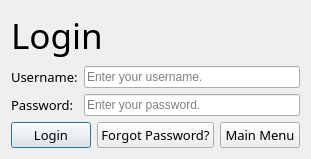
    <widget class="QWidget" name="login">
     <layout class="QGridLayout" name="gridLayout_2">
      <item row="1" column="0">
       <widget class="QLabel" name="log_entry_username_lbl">
        <property name="font">
         <font>
          <family>Segoe UI Light</family>
          <pointsize>10</pointsize>
         </font>
        </property>
        <property name="text">
         <string>Username:</string>
        </property>
       </widget>
      </item>
      <item row="1" column="1" colspan="3">
       <widget class="QLineEdit" name="log_username_line_edit">
        <property name="text">
         <string/>
        </property>
        <property name="placeholderText">
         <string>Enter your username.</string>
        </property>
        <property name="clearButtonEnabled">
         <bool>true</bool>
        </property>
       </widget>
      </item>
      <item row="2" column="0">
       <widget class="QLabel" name="log_entry_register_lbl">
        <property name="font">
         <font>
          <family>Segoe UI Light</family>
          <pointsize>10</pointsize>
         </font>
        </property>
        <property name="text">
         <string>Password:</string>
        </property>
       </widget>
      </item>
      <item row="2" column="1" colspan="3">
       <widget class="QLineEdit" name="log_password_line_edit">
        <property name="text">
         <string/>
        </property>
        <property name="echoMode">
         <enum>QLineEdit::Password</enum>
        </property>
        <property name="placeholderText">
         <string>Enter your password.</string>
        </property>
        <property name="clearButtonEnabled">
         <bool>true</bool>
        </property>
       </widget>
      </item>
      <item row="3" column="0" colspan="2">
       <widget class="QPushButton" name="log_login_btn_2">
        <property name="font">
         <font>
          <family>Segoe UI Light</family>
          <pointsize>10</pointsize>
         </font>
        </property>
        <property name="text">
         <string>Login</string>
        </property>
        <property name="autoDefault">
         <bool>false</bool>
        </property>
        <property name="default">
         <bool>true</bool>
        </property>
       </widget>
      </item>
      <item row="3" column="2">
       <widget class="QPushButton" name="log_forgot_pass_btn">
        <property name="font">
         <font>
          <family>Segoe UI Light</family>
          <pointsize>10</pointsize>
         </font>
        </property>
        <property name="text">
         <string>Forgot Password?</string>
        </property>
       </widget>
      </item>
      <item row="3" column="3">
       <widget class="QPushButton" name="log_main_btn">
        <property name="font">
         <font>
          <family>Segoe UI Light</family>
          <pointsize>10</pointsize>
         </font>
        </property>
        <property name="text">
         <string>Main Menu</string>
        </property>
        <property name="flat">
         <bool>false</bool>
        </property>
       </widget>
      </item>
      <item row="0" column="0" colspan="4">
       <widget class="QLabel" name="log_login_lbl">
        <property name="font">
         <font>
          <family>Segoe Print</family>
          <pointsize>26</pointsize>
         </font>
        </property>
        <property name="text">
         <string>Login</string>
        </property>
       </widget>
      </item>
     </layout>
    </widget>
